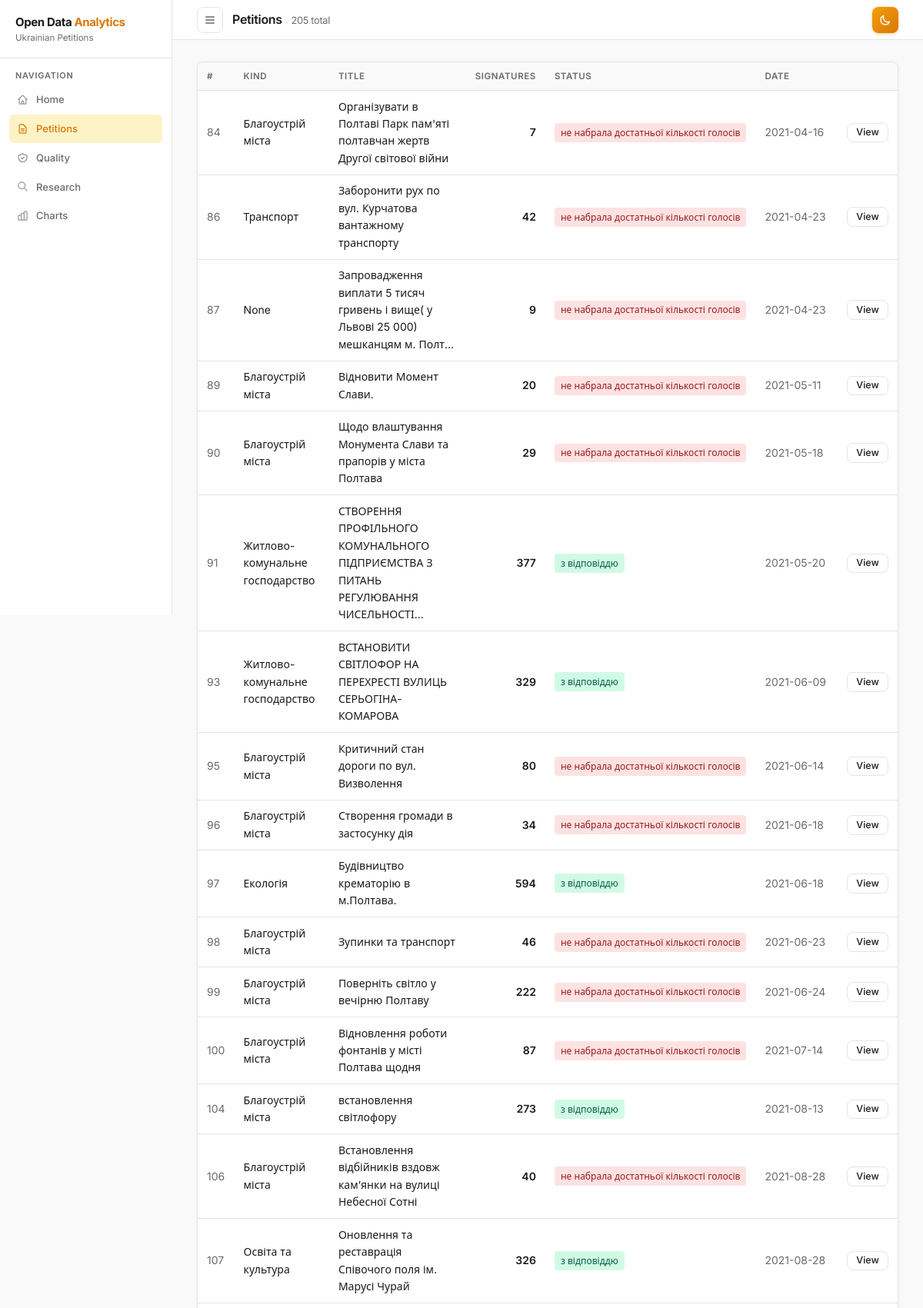
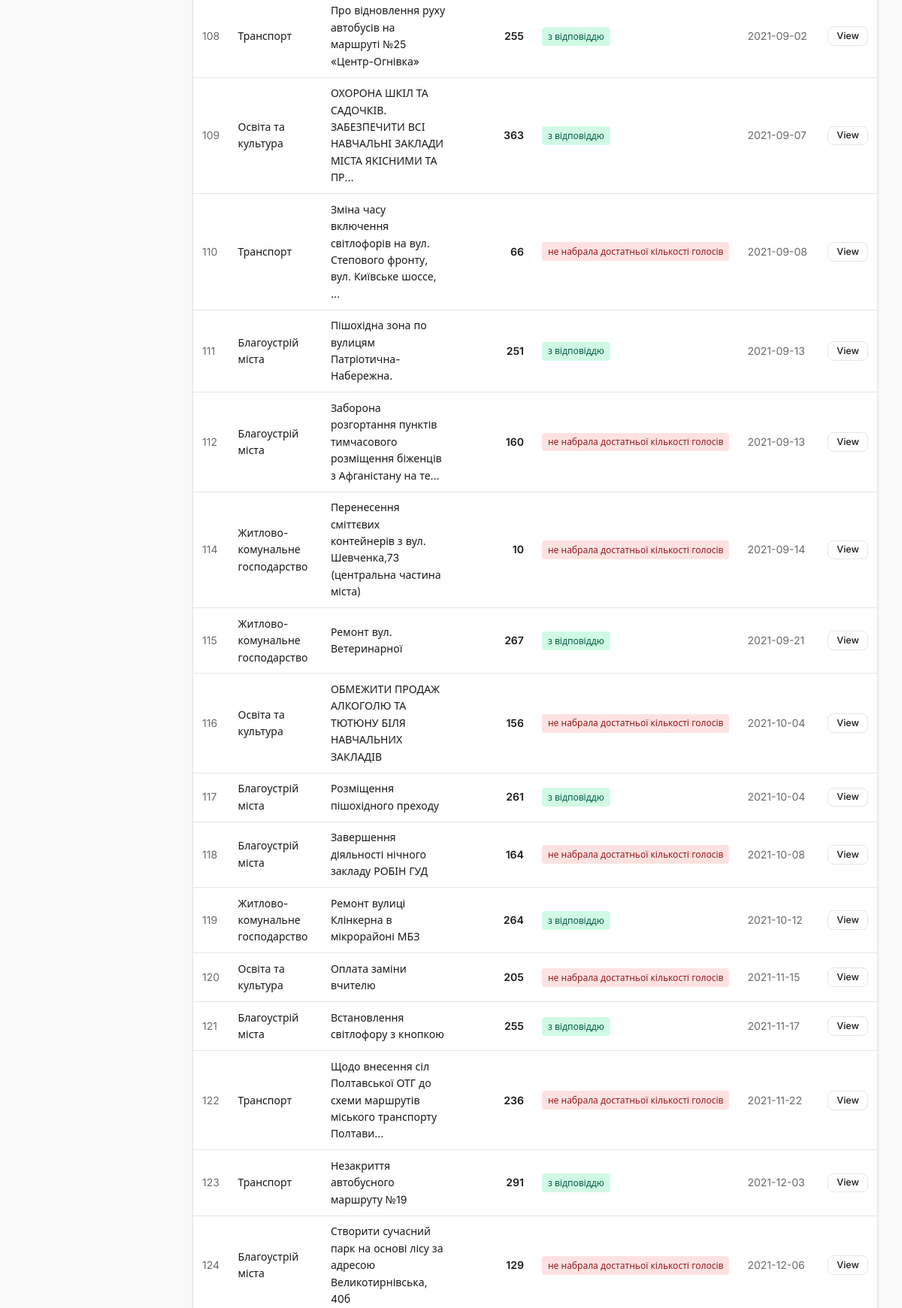
The app's page /ui/petitions?page=2&limit=50 (upper part) with its own data (2 pictures, top to bottom).
### tables this page shows
CREATE TABLE "petitions" (
"uid" INTEGER,
  "kind" TEXT,
  "title" TEXT,
  "url" TEXT,
  "text" TEXT,
  "authorityName" TEXT,
  "authorityId" INTEGER,
  "authorityCattutc" TEXT,
  "DateStartPetition" TEXT,
  "count" INTEGER,
  "creator" TEXT,
  "status" TEXT,
  "answerDate" TEXT,
  "answerUrl" TEXT,
  "answerText" TEXT
);

### src/web/app.py (the view)
@app.get("/ui/petitions", response_class=HTMLResponse)
async def ui_petitions(request: Request,
                       page: int = Query(1, ge=1),
                       limit: int = Query(50, ge=1, le=200)):
    offset = (page - 1) * limit
    try:
        rows = petitions_list(limit=limit, offset=offset)
        total = petitions_count()
    except Exception:
        rows, total = [], 0
    return templates.TemplateResponse(
        name="petitions.html",
        request=request,
        context={
            "request": request,
            "rows": rows,
            "total": total,
            "page": page,
            "limit": limit,
            "active_page": "petitions",
        },
    )

### src/web/templates/petitions.html (shortened to what this page needs)
{% extends "base.html" %}
{% block page_title %}Petitions <span style="font-size:.8rem;font-weight:400;color:var(--text-secondary);margin-left:.5rem">{{ total }} total</span>{% endblock %}
{% block content %}
<div class="card" style="padding:0;overflow:hidden">
  <div class="overflow-table">
    <table>
      <thead>
        <tr>
          <th>#</th>
          <th>Kind</th>
          <th>Title</th>
          <th style="text-align:right">Signatures</th>
          <th>Status</th>
          <th>Date</th>
          <th></th>
        </tr>
      </thead>
      <tbody>
        {% for r in rows %}
        <tr>
          <td style="color:var(--text-secondary)">{{ r.uid }}</td>
          <td>{{ r.kind }}</td>
          <td>{{ r.title[:80] }}{% if r.title|length > 80 %}&hellip;{% endif %}</td>
          <td style="text-align:right;font-weight:600">{{ r.count }}</td>
          <td>
            {% if r.status == 'з відповіддю' %}
              <span class="badge badge-ok">{{ r.status }}</span>
            {% else %}
              <span class="badge badge-no">{{ r.status }}</span>
            {% endif %}
          </td>
          <td style="white-space:nowrap;color:var(--text-secondary)">{{ r.DateStartPetition }}</td>
          <td><a href="/ui/petition/{{ r.uid }}" class="btn btn-ghost btn-sm">View</a></td>
        </tr>
        {% endfor %}
      </tbody>
    </table>
  </div>
  {% set pages = (total / limit) | round(0, 'ceil') | int %}
</div>
{% endblock %}

### src/web/templates/base.html (style rules this page uses)
:root { --bg: #f9f9f9; --surface: #ffffff; --border: #e5e5e5; --text-primary: #1a1a1a; --text-secondary: #6b6b6b; --accent: #d97706; --accent-hover: #b45309; --accent-light: #fef3c7; --accent-light2: #fffbeb; --radius: 8px; --shadow: 0 1px 3px rgba(0,0,0,0.08); --sidebar-w: 224px; --topbar-h: 52px; --overlay-bg: rgba(0,0,0,0.4); }
*, *::before, *::after { box-sizing: border-box; margin: 0; padding: 0; }
html { height: 100%; }
body { font-family: 'Inter', system-ui, -apple-system, sans-serif; background: var(--bg); color: var(--text-primary); line-height: 1.6; font-size: 14px; height: 100%; transition: background 0.2s, color 0.2s; }
.card { background: var(--surface); border: 1px solid var(--border); border-radius: var(--radius); box-shadow: var(--shadow); padding: 1.25rem 1.5rem; margin-bottom: 1.25rem; transition: background 0.2s, border-color 0.2s; }
table { width: 100%; border-collapse: collapse; }
th { text-align: left; font-size: 0.72rem; font-weight: 600; color: var(--text-secondary); text-transform: uppercase; letter-spacing: 0.05em; padding: 0.55rem 0.75rem; border-bottom: 1px solid var(--border); background: var(--bg); white-space: nowrap; }
td { padding: 0.6rem 0.75rem; border-bottom: 1px solid var(--border); font-size: 0.875rem; }
.overflow-table { overflow-x: auto; -webkit-overflow-scrolling: touch; }
.badge { display: inline-flex; align-items: center; padding: 0.18rem 0.5rem; border-radius: 4px; font-size: 0.75rem; font-weight: 500; white-space: nowrap; }
.badge-ok { background: #d1fae5; color: #065f46; }
.badge-no { background: #fee2e2; color: #991b1b; }
.btn { display: inline-flex; align-items: center; gap: 0.4rem; padding: 0.475rem 0.9rem; border: none; border-radius: var(--radius); font-family: inherit; font-size: 0.8125rem; font-weight: 500; cursor: pointer; text-decoration: none; transition: opacity 0.12s, transform 0.1s; line-height: 1; white-space: nowrap; }
.btn-ghost { background: transparent; border: 1px solid var(--border); color: var(--text-primary); }
.btn-sm { padding: 0.35rem 0.7rem; font-size: 0.78rem; }

### records on screen
petitions: uid "84", kind "Благоустрій міста", title "Організувати в Полтаві Парк пам'яті полтавчан жертв Другої світової війни", count "7", status "не набрала достатньої кількості голосів", DateStartPetition "2021-04-16"
petitions: uid "86", kind "Транспорт", title "Заборонити рух по вул. Курчатова вантажному транспорту", count "42", status "не набрала достатньої кількості голосів", DateStartPetition "2021-04-23"
petitions: uid "87", kind "None", title "Запровадження виплати 5 тисяч гривень і вище( у Львові 25 000) мешканцям м. Полт", count "9", status "не набрала достатньої кількості голосів", DateStartPetition "2021-04-23"
petitions: uid "89", kind "Благоустрій міста", title "Відновити Момент Слави.", count "20", status "не набрала достатньої кількості голосів", DateStartPetition "2021-05-11"
petitions: uid "90", kind "Благоустрій міста", title "Щодо влаштування Монумента Слави та прапорів у міста Полтава", count "29", status "не набрала достатньої кількості голосів", DateStartPetition "2021-05-18"
petitions: uid "91", kind "Житлово-комунальне господарство", title "СТВОРЕННЯ ПРОФІЛЬНОГО КОМУНАЛЬНОГО ПІДПРИЄМСТВА З ПИТАНЬ РЕГУЛЮВАННЯ ЧИСЕЛЬНОСТІ", count "377", status "з відповіддю", DateStartPetition "2021-05-20"
petitions: uid "93", kind "Житлово-комунальне господарство", title "ВСТАНОВИТИ СВІТЛОФОР НА ПЕРЕХРЕСТІ ВУЛИЦЬ СЕРЬОГІНА-КОМАРОВА", count "329", status "з відповіддю", DateStartPetition "2021-06-09"
petitions: uid "95", kind "Благоустрій міста", title "Критичний стан дороги по вул. Визволення", count "80", status "не набрала достатньої кількості голосів", DateStartPetition "2021-06-14"
petitions: uid "96", kind "Благоустрій міста", title "Створення громади в застосунку дія", count "34", status "не набрала достатньої кількості голосів", DateStartPetition "2021-06-18"
petitions: uid "97", kind "Екологія", title "Будівництво крематорію в м.Полтава.", count "594", status "з відповіддю", DateStartPetition "2021-06-18"
petitions: uid "98", kind "Благоустрій міста", title "Зупинки та транспорт", count "46", status "не набрала достатньої кількості голосів", DateStartPetition "2021-06-23"
petitions: uid "99", kind "Благоустрій міста", title "Поверніть світло у вечірню Полтаву", count "222", status "не набрала достатньої кількості голосів", DateStartPetition "2021-06-24"
petitions: uid "100", kind "Благоустрій міста", title "Відновлення роботи фонтанів у місті Полтава щодня", count "87", status "не набрала достатньої кількості голосів", DateStartPetition "2021-07-14"
petitions: uid "104", kind "Благоустрій міста", title "встановлення світлофору", count "273", status "з відповіддю", DateStartPetition "2021-08-13"
petitions: uid "106", kind "Благоустрій міста", title "Встановлення відбійників вздовж кам’янки на вулиці Небесної Сотні", count "40", status "не набрала достатньої кількості голосів", DateStartPetition "2021-08-28"
petitions: uid "107", kind "Освіта та культура", title "Оновлення та реставрація Співочого поля ім. Марусі Чурай", count "326", status "з відповіддю", DateStartPetition "2021-08-28"
petitions: uid "108", kind "Транспорт", title "Про відновлення руху автобусів на маршруті №25 «Центр-Огнівка»", count "255", status "з відповіддю", DateStartPetition "2021-09-02"
petitions: uid "109", kind "Освіта та культура", title "ОХОРОНА ШКІЛ ТА САДОЧКІВ. ЗАБЕЗПЕЧИТИ ВСІ НАВЧАЛЬНІ ЗАКЛАДИ МІСТА ЯКІСНИМИ ТА ПР", count "363", status "з відповіддю", DateStartPetition "2021-09-07"
petitions: uid "110", kind "Транспорт", title "Зміна часу включення світлофорів на вул. Степового фронту, вул. Київське шоссе,", count "66", status "не набрала достатньої кількості голосів", DateStartPetition "2021-09-08"
petitions: uid "111", kind "Благоустрій міста", title "Пішохідна зона по вулицям Патріотична-Набережна.", count "251", status "з відповіддю", DateStartPetition "2021-09-13"
petitions: uid "112", kind "Благоустрій міста", title "Заборона розгортання пунктів тимчасового розміщення біженців з Афганістану на те", count "160", status "не набрала достатньої кількості голосів", DateStartPetition "2021-09-13"
petitions: uid "114", kind "Житлово-комунальне господарство", title "Перенесення сміттєвих контейнерів з вул. Шевченка,73 (центральна частина міста)", count "10", status "не набрала достатньої кількості голосів", DateStartPetition "2021-09-14"
petitions: uid "115", kind "Житлово-комунальне господарство", title "Ремонт вул. Ветеринарної", count "267", status "з відповіддю", DateStartPetition "2021-09-21"
petitions: uid "116", kind "Освіта та культура", title "ОБМЕЖИТИ ПРОДАЖ АЛКОГОЛЮ ТА ТЮТЮНУ БІЛЯ НАВЧАЛЬНИХ ЗАКЛАДІВ", count "156", status "не набрала достатньої кількості голосів", DateStartPetition "2021-10-04"
petitions: uid "117", kind "Благоустрій міста", title "Розміщення пішохідного преходу", count "261", status "з відповіддю", DateStartPetition "2021-10-04"
petitions: uid "118", kind "Благоустрій міста", title "Завершення діяльності нічного закладу РОБІН ГУД", count "164", status "не набрала достатньої кількості голосів", DateStartPetition "2021-10-08"
petitions: uid "119", kind "Житлово-комунальне господарство", title "Ремонт вулиці Клінкерна в мікрорайоні МБЗ", count "264", status "з відповіддю", DateStartPetition "2021-10-12"
petitions: uid "120", kind "Освіта та культура", title "Оплата заміни вчителю", count "205", status "не набрала достатньої кількості голосів", DateStartPetition "2021-11-15"
petitions: uid "121", kind "Благоустрій міста", title "Встановлення світлофору з кнопкою", count "255", status "з відповіддю", DateStartPetition "2021-11-17"
petitions: uid "122", kind "Транспорт", title "Щодо внесення сіл Полтавської ОТГ до схеми маршрутів міського транспорту Полтави", count "236", status "не набрала достатньої кількості голосів", DateStartPetition "2021-11-22"
petitions: uid "123", kind "Транспорт", title "Незакриття автобусного маршруту №19", count "291", status "з відповіддю", DateStartPetition "2021-12-03"
petitions: uid "124", kind "Благоустрій міста", title "Створити сучасний парк на основі лісу за адресою Великотирнівська, 40б", count "129", status "не набрала достатньої кількості голосів", DateStartPetition "2021-12-06"

### other values on screen
{{ total }} "205"
